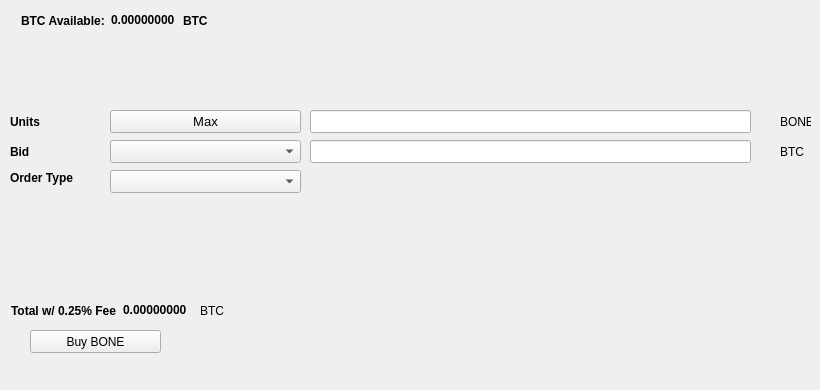
   <widget class="QWidget" name="BuyTab">
    <attribute name="title">
     <string>Buy</string>
    </attribute>
    <widget class="QPushButton" name="BuyBONE">
     <property name="geometry">
      <rect>
       <x>30</x>
       <y>330</y>
       <width>131</width>
       <height>23</height>
      </rect>
     </property>
     <property name="text">
      <string>Buy BONE</string>
     </property>
     <property name="icon">
      <iconset resource="../bone.qrc">
       <normaloff>:/icons/bone</normaloff>:/icons/bone</iconset>
     </property>
    </widget>
    <widget class="QLabel" name="label_3">
     <property name="geometry">
      <rect>
       <x>10</x>
       <y>110</y>
       <width>46</width>
       <height>23</height>
      </rect>
     </property>
     <property name="font">
      <font>
       <weight>75</weight>
       <bold>true</bold>
      </font>
     </property>
     <property name="text">
      <string>Units</string>
     </property>
    </widget>
    <widget class="QLineEdit" name="UnitsInput">
     <property name="geometry">
      <rect>
       <x>310</x>
       <y>110</y>
       <width>441</width>
       <height>23</height>
      </rect>
     </property>
     <property name="font">
      <font>
       <pointsize>9</pointsize>
       <weight>75</weight>
       <bold>true</bold>
      </font>
     </property>
    </widget>
    <widget class="QLineEdit" name="BuyBidPriceEdit">
     <property name="geometry">
      <rect>
       <x>310</x>
       <y>140</y>
       <width>441</width>
       <height>23</height>
      </rect>
     </property>
     <property name="font">
      <font>
       <pointsize>9</pointsize>
       <weight>75</weight>
       <bold>true</bold>
      </font>
     </property>
    </widget>
    <widget class="QLabel" name="label_4">
     <property name="geometry">
      <rect>
       <x>780</x>
       <y>110</y>
       <width>31</width>
       <height>23</height>
      </rect>
     </property>
     <property name="text">
      <string>BONE</string>
     </property>
    </widget>
    <widget class="QLabel" name="label_5">
     <property name="geometry">
      <rect>
       <x>780</x>
       <y>140</y>
       <width>31</width>
       <height>23</height>
      </rect>
     </property>
     <property name="text">
      <string>BTC</string>
     </property>
    </widget>
    <widget class="QLabel" name="label_6">
     <property name="geometry">
      <rect>
       <x>10</x>
       <y>140</y>
       <width>46</width>
       <height>23</height>
      </rect>
     </property>
     <property name="font">
      <font>
       <weight>75</weight>
       <bold>true</bold>
      </font>
     </property>
     <property name="text">
      <string>Bid</string>
     </property>
    </widget>
    <widget class="QLabel" name="label_7">
     <property name="geometry">
      <rect>
       <x>10</x>
       <y>170</y>
       <width>91</width>
       <height>16</height>
      </rect>
     </property>
     <property name="font">
      <font>
       <weight>75</weight>
       <bold>true</bold>
      </font>
     </property>
     <property name="text">
      <string>Order Type</string>
     </property>
    </widget>
    <widget class="QPushButton" name="Buy_Max_Amount">
     <property name="geometry">
      <rect>
       <x>110</x>
       <y>110</y>
       <width>191</width>
       <height>23</height>
      </rect>
     </property>
     <property name="font">
      <font>
       <pointsize>10</pointsize>
      </font>
     </property>
     <property name="text">
      <string>Max</string>
     </property>
    </widget>
    <widget class="QComboBox" name="BuyBidcomboBox">
     <property name="geometry">
      <rect>
       <x>110</x>
       <y>140</y>
       <width>191</width>
       <height>23</height>
      </rect>
     </property>
     <property name="font">
      <font>
       <pointsize>10</pointsize>
      </font>
     </property>
    </widget>
    <widget class="QComboBox" name="buyOrdertypeCombo">
     <property name="geometry">
      <rect>
       <x>110</x>
       <y>170</y>
       <width>191</width>
       <height>23</height>
      </rect>
     </property>
     <property name="font">
      <font>
       <pointsize>10</pointsize>
      </font>
     </property>
    </widget>
    <widget class="QWidget" name="layoutWidget1">
     <property name="geometry">
      <rect>
       <x>21</x>
       <y>11</y>
       <width>227</width>
       <height>19</height>
      </rect>
     </property>
     <layout class="QHBoxLayout" name="horizontalLayout_3">
      <item>
       <widget class="QLabel" name="label232">
        <property name="font">
         <font>
          <weight>75</weight>
          <bold>true</bold>
         </font>
        </property>
        <property name="text">
         <string>BTC Available:</string>
        </property>
       </widget>
      </item>
      <item>
       <widget class="QLabel" name="BtcAvailableLbl">
        <property name="palette">
         <palette>
          <active>
           <colorrole role="WindowText">
            <brush brushstyle="SolidPattern">
             <color alpha="255">
              <red>0</red>
              <green>0</green>
              <blue>0</blue>
             </color>
            </brush>
           </colorrole>
           <colorrole role="Button">
            <brush brushstyle="SolidPattern">
             <color alpha="255">
              <red>0</red>
              <green>170</green>
              <blue>0</blue>
             </color>
            </brush>
           </colorrole>
           <colorrole role="Light">
            <brush brushstyle="SolidPattern">
             <color alpha="255">
              <red>0</red>
              <green>255</green>
              <blue>0</blue>
             </color>
            </brush>
           </colorrole>
           <colorrole role="Midlight">
            <brush brushstyle="SolidPattern">
             <color alpha="255">
              <red>0</red>
              <green>212</green>
              <blue>0</blue>
             </color>
            </brush>
           </colorrole>
           <colorrole role="Dark">
            <brush brushstyle="SolidPattern">
             <color alpha="255">
              <red>0</red>
              <green>85</green>
              <blue>0</blue>
             </color>
            </brush>
           </colorrole>
           <colorrole role="Mid">
            <brush brushstyle="SolidPattern">
             <color alpha="255">
              <red>0</red>
              <green>113</green>
              <blue>0</blue>
             </color>
            </brush>
           </colorrole>
           <colorrole role="Text">
            <brush brushstyle="SolidPattern">
             <color alpha="255">
              <red>0</red>
              <green>170</green>
              <blue>0</blue>
             </color>
            </brush>
           </colorrole>
           <colorrole role="BrightText">
            <brush brushstyle="SolidPattern">
             <color alpha="255">
              <red>255</red>
              <green>255</green>
              <blue>255</blue>
             </color>
            </brush>
           </colorrole>
           <colorrole role="ButtonText">
            <brush brushstyle="SolidPattern">
             <color alpha="255">
              <red>0</red>
              <green>0</green>
              <blue>0</blue>
             </color>
            </brush>
           </colorrole>
           <colorrole role="Base">
            <brush brushstyle="SolidPattern">
             <color alpha="255">
              <red>255</red>
              <green>255</green>
              <blue>255</blue>
             </color>
            </brush>
           </colorrole>
           <colorrole role="Window">
            <brush brushstyle="SolidPattern">
             <color alpha="255">
              <red>0</red>
              <green>170</green>
              <blue>0</blue>
             </color>
            </brush>
           </colorrole>
           <colorrole role="Shadow">
            <brush brushstyle="SolidPattern">
             <color alpha="255">
              <red>0</red>
              <green>0</green>
              <blue>0</blue>
             </color>
            </brush>
           </colorrole>
           <colorrole role="AlternateBase">
            <brush brushstyle="SolidPattern">
             <color alpha="255">
              <red>127</red>
              <green>212</green>
              <blue>127</blue>
             </color>
            </brush>
           </colorrole>
           <colorrole role="ToolTipBase">
            <brush brushstyle="SolidPattern">
             <color alpha="255">
              <red>255</red>
              <green>255</green>
              <blue>220</blue>
             </color>
            </brush>
           </colorrole>
           <colorrole role="ToolTipText">
            <brush brushstyle="SolidPattern">
             <color alpha="255">
              <red>0</red>
              <green>0</green>
              <blue>0</blue>
             </color>
            </brush>
           </colorrole>
          </active>
          <inactive>
           <colorrole role="WindowText">
            <brush brushstyle="SolidPattern">
             <color alpha="255">
              <red>0</red>
              <green>0</green>
              <blue>0</blue>
             </color>
            </brush>
           </colorrole>
           <colorrole role="Button">
            <brush brushstyle="SolidPattern">
             <color alpha="255">
              <red>0</red>
              <green>170</green>
              <blue>0</blue>
             </color>
            </brush>
           </colorrole>
           <colorrole role="Light">
            <brush brushstyle="SolidPattern">
             <color alpha="255">
              <red>0</red>
              <green>255</green>
              <blue>0</blue>
             </color>
            </brush>
           </colorrole>
           <colorrole role="Midlight">
            <brush brushstyle="SolidPattern">
             <color alpha="255">
              <red>0</red>
              <green>212</green>
              <blue>0</blue>
             </color>
            </brush>
           </colorrole>
           <colorrole role="Dark">
            <brush brushstyle="SolidPattern">
             <color alpha="255">
              <red>0</red>
              <green>85</green>
              <blue>0</blue>
             </color>
            </brush>
           </colorrole>
           <colorrole role="Mid">
            <brush brushstyle="SolidPattern">
             <color alpha="255">
              <red>0</red>
              <green>113</green>
              <blue>0</blue>
             </color>
            </brush>
           </colorrole>
           <colorrole role="Text">
            <brush brushstyle="SolidPattern">
             <color alpha="255">
              <red>0</red>
              <green>170</green>
              <blue>0</blue>
             </color>
            </brush>
           </colorrole>
           <colorrole role="BrightText">
            <brush brushstyle="SolidPattern">
             <color alpha="255">
              <red>255</red>
              <green>255</green>
              <blue>255</blue>
             </color>
            </brush>
           </colorrole>
           <colorrole role="ButtonText">
            <brush brushstyle="SolidPattern">
             <color alpha="255">
              <red>0</red>
              <green>0</green>
              <blue>0</blue>
             </color>
            </brush>
           </colorrole>
           <colorrole role="Base">
            <brush brushstyle="SolidPattern">
             <color alpha="255">
              <red>255</red>
              <green>255</green>
              <blue>255</blue>
             </color>
            </brush>
           </colorrole>
           <colorrole role="Window">
            <brush brushstyle="SolidPattern">
             <color alpha="255">
              <red>0</red>
              <green>170</green>
              <blue>0</blue>
             </color>
            </brush>
           </colorrole>
           <colorrole role="Shadow">
            <brush brushstyle="SolidPattern">
             <color alpha="255">
              <red>0</red>
              <green>0</green>
              <blue>0</blue>
             </color>
            </brush>
           </colorrole>
           <colorrole role="AlternateBase">
            <brush brushstyle="SolidPattern">
             <color alpha="255">
              <red>127</red>
              <green>212</green>
              <blue>127</blue>
             </color>
            </brush>
           </colorrole>
           <colorrole role="ToolTipBase">
            <brush brushstyle="SolidPattern">
             <color alpha="255">
              <red>255</red>
              <green>255</green>
              <blue>220</blue>
             </color>
            </brush>
           </colorrole>
           <colorrole role="ToolTipText">
            <brush brushstyle="SolidPattern">
             <color alpha="255">
              <red>0</red>
              <green>0</green>
              <blue>0</blue>
             </color>
            </brush>
           </colorrole>
          </inactive>
          <disabled>
           <colorrole role="WindowText">
            <brush brushstyle="SolidPattern">
             <color alpha="255">
              <red>0</red>
              <green>85</green>
              <blue>0</blue>
             </color>
            </brush>
           </colorrole>
           <colorrole role="Button">
            <brush brushstyle="SolidPattern">
             <color alpha="255">
              <red>0</red>
              <green>170</green>
              <blue>0</blue>
             </color>
            </brush>
           </colorrole>
           <colorrole role="Light">
            <brush brushstyle="SolidPattern">
             <color alpha="255">
              <red>0</red>
              <green>255</green>
              <blue>0</blue>
             </color>
            </brush>
           </colorrole>
           <colorrole role="Midlight">
            <brush brushstyle="SolidPattern">
             <color alpha="255">
              <red>0</red>
              <green>212</green>
              <blue>0</blue>
             </color>
            </brush>
           </colorrole>
           <colorrole role="Dark">
            <brush brushstyle="SolidPattern">
             <color alpha="255">
              <red>0</red>
              <green>85</green>
              <blue>0</blue>
             </color>
            </brush>
           </colorrole>
           <colorrole role="Mid">
            <brush brushstyle="SolidPattern">
             <color alpha="255">
              <red>0</red>
              <green>113</green>
              <blue>0</blue>
             </color>
            </brush>
           </colorrole>
           <colorrole role="Text">
            <brush brushstyle="SolidPattern">
             <color alpha="255">
              <red>0</red>
              <green>85</green>
              <blue>0</blue>
             </color>
            </brush>
           </colorrole>
           <colorrole role="BrightText">
            <brush brushstyle="SolidPattern">
             <color alpha="255">
              <red>255</red>
              <green>255</green>
              <blue>255</blue>
             </color>
            </brush>
           </colorrole>
           <colorrole role="ButtonText">
            <brush brushstyle="SolidPattern">
             <color alpha="255">
              <red>0</red>
              <green>85</green>
              <blue>0</blue>
             </color>
            </brush>
           </colorrole>
           <colorrole role="Base">
            <brush brushstyle="SolidPattern">
             <color alpha="255">
              <red>0</red>
              <green>170</green>
              <blue>0</blue>
             </color>
            </brush>
           </colorrole>
           <colorrole role="Window">
            <brush brushstyle="SolidPattern">
             <color alpha="255">
              <red>0</red>
              <green>170</green>
              <blue>0</blue>
             </color>
            </brush>
           </colorrole>
           <colorrole role="Shadow">
            <brush brushstyle="SolidPattern">
             <color alpha="255">
              <red>0</red>
              <green>0</green>
              <blue>0</blue>
             </color>
            </brush>
           </colorrole>
           <colorrole role="AlternateBase">
            <brush brushstyle="SolidPattern">
             <color alpha="255">
              <red>0</red>
              <green>170</green>
              <blue>0</blue>
             </color>
            </brush>
           </colorrole>
           <colorrole role="ToolTipBase">
            <brush brushstyle="SolidPattern">
             <color alpha="255">
              <red>255</red>
              <green>255</green>
              <blue>220</blue>
             </color>
            </brush>
           </colorrole>
           <colorrole role="ToolTipText">
            <brush brushstyle="SolidPattern">
             <color alpha="255">
              <red>0</red>
              <green>0</green>
              <blue>0</blue>
             </color>
            </brush>
           </colorrole>
          </disabled>
         </palette>
        </property>
        <property name="font">
         <font>
          <weight>75</weight>
          <bold>true</bold>
         </font>
        </property>
        <property name="text">
         <string>0.00000000</string>
        </property>
        <property name="textInteractionFlags">
         <set>Qt::LinksAccessibleByMouse|Qt::TextSelectableByKeyboard|Qt::TextSelectableByMouse</set>
        </property>
       </widget>
      </item>
      <item>
       <widget class="QLabel" name="BtcAvailableLbl_2">
        <property name="font">
         <font>
          <weight>75</weight>
          <bold>true</bold>
         </font>
        </property>
        <property name="text">
         <string>BTC</string>
        </property>
       </widget>
      </item>
     </layout>
    </widget>
    <widget class="QWidget" name="layoutWidge2">
     <property name="geometry">
      <rect>
       <x>11</x>
       <y>301</y>
       <width>259</width>
       <height>19</height>
      </rect>
     </property>
     <layout class="QHBoxLayout" name="horizontalLayout_4">
      <item>
       <widget class="QLabel" name="label_9">
        <property name="font">
         <font>
          <weight>75</weight>
          <bold>true</bold>
         </font>
        </property>
        <property name="text">
         <string>Total w/ 0.25% Fee</string>
        </property>
       </widget>
      </item>
      <item>
       <widget class="QLabel" name="BuyCostLabel">
        <property name="palette">
         <palette>
          <active>
           <colorrole role="WindowText">
            <brush brushstyle="SolidPattern">
             <color alpha="255">
              <red>0</red>
              <green>0</green>
              <blue>0</blue>
             </color>
            </brush>
           </colorrole>
           <colorrole role="Button">
            <brush brushstyle="SolidPattern">
             <color alpha="255">
              <red>0</red>
              <green>170</green>
              <blue>0</blue>
             </color>
            </brush>
           </colorrole>
           <colorrole role="Light">
            <brush brushstyle="SolidPattern">
             <color alpha="255">
              <red>0</red>
              <green>255</green>
              <blue>0</blue>
             </color>
            </brush>
           </colorrole>
           <colorrole role="Midlight">
            <brush brushstyle="SolidPattern">
             <color alpha="255">
              <red>0</red>
              <green>212</green>
              <blue>0</blue>
             </color>
            </brush>
           </colorrole>
           <colorrole role="Dark">
            <brush brushstyle="SolidPattern">
             <color alpha="255">
              <red>0</red>
              <green>85</green>
              <blue>0</blue>
             </color>
            </brush>
           </colorrole>
           <colorrole role="Mid">
            <brush brushstyle="SolidPattern">
             <color alpha="255">
              <red>0</red>
              <green>113</green>
              <blue>0</blue>
             </color>
            </brush>
           </colorrole>
           <colorrole role="Text">
            <brush brushstyle="SolidPattern">
             <color alpha="255">
              <red>0</red>
              <green>170</green>
              <blue>0</blue>
             </color>
            </brush>
           </colorrole>
           <colorrole role="BrightText">
            <brush brushstyle="SolidPattern">
             <color alpha="255">
              <red>255</red>
              <green>255</green>
              <blue>255</blue>
             </color>
            </brush>
           </colorrole>
           <colorrole role="ButtonText">
            <brush brushstyle="SolidPattern">
             <color alpha="255">
              <red>0</red>
              <green>0</green>
              <blue>0</blue>
             </color>
            </brush>
           </colorrole>
           <colorrole role="Base">
            <brush brushstyle="SolidPattern">
             <color alpha="255">
              <red>255</red>
              <green>255</green>
              <blue>255</blue>
             </color>
            </brush>
           </colorrole>
           <colorrole role="Window">
            <brush brushstyle="SolidPattern">
             <color alpha="255">
              <red>0</red>
              <green>170</green>
              <blue>0</blue>
             </color>
            </brush>
           </colorrole>
           <colorrole role="Shadow">
            <brush brushstyle="SolidPattern">
             <color alpha="255">
              <red>0</red>
              <green>0</green>
              <blue>0</blue>
             </color>
            </brush>
           </colorrole>
           <colorrole role="AlternateBase">
            <brush brushstyle="SolidPattern">
             <color alpha="255">
              <red>127</red>
              <green>212</green>
              <blue>127</blue>
             </color>
            </brush>
           </colorrole>
           <colorrole role="ToolTipBase">
            <brush brushstyle="SolidPattern">
             <color alpha="255">
              <red>255</red>
              <green>255</green>
              <blue>220</blue>
             </color>
            </brush>
           </colorrole>
           <colorrole role="ToolTipText">
            <brush brushstyle="SolidPattern">
             <color alpha="255">
              <red>0</red>
              <green>0</green>
              <blue>0</blue>
             </color>
            </brush>
           </colorrole>
          </active>
          <inactive>
           <colorrole role="WindowText">
            <brush brushstyle="SolidPattern">
             <color alpha="255">
              <red>0</red>
              <green>0</green>
              <blue>0</blue>
             </color>
            </brush>
           </colorrole>
           <colorrole role="Button">
            <brush brushstyle="SolidPattern">
             <color alpha="255">
              <red>0</red>
              <green>170</green>
              <blue>0</blue>
             </color>
            </brush>
           </colorrole>
           <colorrole role="Light">
            <brush brushstyle="SolidPattern">
             <color alpha="255">
              <red>0</red>
              <green>255</green>
              <blue>0</blue>
             </color>
            </brush>
           </colorrole>
           <colorrole role="Midlight">
            <brush brushstyle="SolidPattern">
             <color alpha="255">
              <red>0</red>
              <green>212</green>
              <blue>0</blue>
             </color>
            </brush>
           </colorrole>
           <colorrole role="Dark">
            <brush brushstyle="SolidPattern">
             <color alpha="255">
              <red>0</red>
              <green>85</green>
              <blue>0</blue>
             </color>
            </brush>
           </colorrole>
           <colorrole role="Mid">
            <brush brushstyle="SolidPattern">
             <color alpha="255">
              <red>0</red>
              <green>113</green>
              <blue>0</blue>
             </color>
            </brush>
           </colorrole>
           <colorrole role="Text">
            <brush brushstyle="SolidPattern">
             <color alpha="255">
              <red>0</red>
              <green>170</green>
              <blue>0</blue>
             </color>
            </brush>
           </colorrole>
           <colorrole role="BrightText">
            <brush brushstyle="SolidPattern">
             <color alpha="255">
              <red>255</red>
              <green>255</green>
              <blue>255</blue>
             </color>
            </brush>
           </colorrole>
           <colorrole role="ButtonText">
            <brush brushstyle="SolidPattern">
             <color alpha="255">
              <red>0</red>
              <green>0</green>
              <blue>0</blue>
             </color>
            </brush>
           </colorrole>
           <colorrole role="Base">
            <brush brushstyle="SolidPattern">
             <color alpha="255">
              <red>255</red>
              <green>255</green>
              <blue>255</blue>
             </color>
            </brush>
           </colorrole>
           <colorrole role="Window">
            <brush brushstyle="SolidPattern">
             <color alpha="255">
              <red>0</red>
              <green>170</green>
              <blue>0</blue>
             </color>
            </brush>
           </colorrole>
           <colorrole role="Shadow">
            <brush brushstyle="SolidPattern">
             <color alpha="255">
              <red>0</red>
              <green>0</green>
              <blue>0</blue>
             </color>
            </brush>
           </colorrole>
           <colorrole role="AlternateBase">
            <brush brushstyle="SolidPattern">
             <color alpha="255">
              <red>127</red>
              <green>212</green>
              <blue>127</blue>
             </color>
            </brush>
           </colorrole>
           <colorrole role="ToolTipBase">
            <brush brushstyle="SolidPattern">
             <color alpha="255">
              <red>255</red>
              <green>255</green>
              <blue>220</blue>
             </color>
            </brush>
           </colorrole>
           <colorrole role="ToolTipText">
            <brush brushstyle="SolidPattern">
             <color alpha="255">
              <red>0</red>
              <green>0</green>
              <blue>0</blue>
             </color>
            </brush>
           </colorrole>
          </inactive>
          <disabled>
           <colorrole role="WindowText">
            <brush brushstyle="SolidPattern">
             <color alpha="255">
              <red>0</red>
              <green>85</green>
              <blue>0</blue>
             </color>
            </brush>
           </colorrole>
           <colorrole role="Button">
            <brush brushstyle="SolidPattern">
             <color alpha="255">
              <red>0</red>
              <green>170</green>
              <blue>0</blue>
             </color>
            </brush>
           </colorrole>
           <colorrole role="Light">
            <brush brushstyle="SolidPattern">
             <color alpha="255">
              <red>0</red>
              <green>255</green>
              <blue>0</blue>
             </color>
            </brush>
           </colorrole>
           <colorrole role="Midlight">
            <brush brushstyle="SolidPattern">
             <color alpha="255">
              <red>0</red>
              <green>212</green>
              <blue>0</blue>
             </color>
            </brush>
           </colorrole>
           <colorrole role="Dark">
            <brush brushstyle="SolidPattern">
             <color alpha="255">
              <red>0</red>
              <green>85</green>
              <blue>0</blue>
             </color>
            </brush>
           </colorrole>
           <colorrole role="Mid">
            <brush brushstyle="SolidPattern">
             <color alpha="255">
              <red>0</red>
              <green>113</green>
              <blue>0</blue>
             </color>
            </brush>
           </colorrole>
           <colorrole role="Text">
            <brush brushstyle="SolidPattern">
             <color alpha="255">
              <red>0</red>
              <green>85</green>
              <blue>0</blue>
             </color>
            </brush>
           </colorrole>
           <colorrole role="BrightText">
            <brush brushstyle="SolidPattern">
             <color alpha="255">
              <red>255</red>
              <green>255</green>
              <blue>255</blue>
             </color>
            </brush>
           </colorrole>
           <colorrole role="ButtonText">
            <brush brushstyle="SolidPattern">
             <color alpha="255">
              <red>0</red>
              <green>85</green>
              <blue>0</blue>
             </color>
            </brush>
           </colorrole>
           <colorrole role="Base">
            <brush brushstyle="SolidPattern">
             <color alpha="255">
              <red>0</red>
              <green>170</green>
              <blue>0</blue>
             </color>
            </brush>
           </colorrole>
           <colorrole role="Window">
            <brush brushstyle="SolidPattern">
             <color alpha="255">
              <red>0</red>
              <green>170</green>
              <blue>0</blue>
             </color>
            </brush>
           </colorrole>
           <colorrole role="Shadow">
            <brush brushstyle="SolidPattern">
             <color alpha="255">
              <red>0</red>
              <green>0</green>
              <blue>0</blue>
             </color>
            </brush>
           </colorrole>
           <colorrole role="AlternateBase">
            <brush brushstyle="SolidPattern">
             <color alpha="255">
              <red>0</red>
              <green>170</green>
              <blue>0</blue>
             </color>
            </brush>
           </colorrole>
           <colorrole role="ToolTipBase">
            <brush brushstyle="SolidPattern">
             <color alpha="255">
              <red>255</red>
              <green>255</green>
              <blue>220</blue>
             </color>
            </brush>
           </colorrole>
           <colorrole role="ToolTipText">
            <brush brushstyle="SolidPattern">
             <color alpha="255">
              <red>0</red>
              <green>0</green>
              <blue>0</blue>
             </color>
            </brush>
           </colorrole>
          </disabled>
         </palette>
        </property>
        <property name="font">
         <font>
          <weight>75</weight>
          <bold>true</bold>
         </font>
        </property>
        <property name="autoFillBackground">
         <bool>false</bool>
        </property>
        <property name="text">
         <string>0.00000000</string>
        </property>
        <property name="textInteractionFlags">
         <set>Qt::LinksAccessibleByMouse|Qt::TextSelectableByMouse</set>
        </property>
       </widget>
      </item>
      <item>
       <widget class="QLabel" name="label_10">
        <property name="font">
         <font>
          <weight>50</weight>
          <bold>false</bold>
         </font>
        </property>
        <property name="text">
         <string>BTC</string>
        </property>
       </widget>
      </item>
     </layout>
    </widget>
    <widget class="QLabel" name="label_24">
     <property name="geometry">
      <rect>
       <x>460</x>
       <y>300</y>
       <width>281</width>
       <height>81</height>
      </rect>
     </property>
     <property name="text">
      <string/>
     </property>
     <property name="pixmap">
      <pixmap>:/images/bittrex</pixmap>
     </property>
    </widget>
   </widget>
